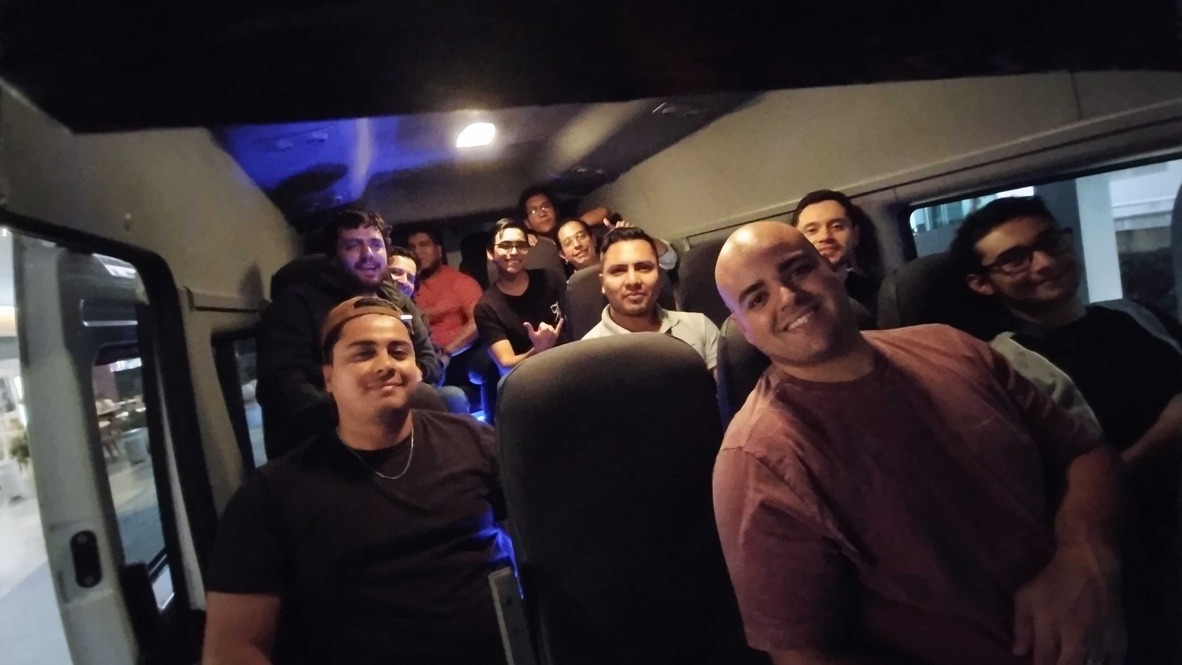
#> input picture entrada/mexico.jpeg, 1182 x 665 px; its folder holds only this picture in this run
$ python exercicio1.py
#> lines starting #> are read from the running program, lines starting #| are printed output that depends on the picture; after the words box and inside, x2 and y2 are one past the last pixel; in counts of white or black regions, pixels touching at a corner belong together
import os
import numpy as np
from PIL import Image
import matplotlib.pyplot as plt

# Constantes para os diretórios
PASTA_ENTRADA = "./entrada/"  # Pasta atual
PASTA_SAIDA = "./saida/"  # Pasta de saída

def calcular_limiar_otsu(histograma, total_pixels):
    """
    Implementação do algoritmo de Otsu para encontrar o limiar ótimo.
    """
    # Peso acumulado
    peso_soma = 0
    # Soma acumulada
    soma = 0
    # Valor máximo para variância entre classes
    variancia_max = 0
    # Limiar ótimo
    limiar = 0

    # Valores possíveis de intensidade (0-255)
    for i in range(256):
        # Peso da classe 1 (pixels com valor menor ou igual a i)
        peso_1 = peso_soma
        # Peso da classe 2 (pixels com valor maior que i)
        peso_2 = total_pixels - peso_1

        # Se uma das classes está vazia, continua para o próximo i
        if peso_1 == 0 or peso_2 == 0:
            peso_soma += histograma[i]
            soma += i * histograma[i]
            continue

        # Média da classe 1
        media_1 = soma / peso_1 if peso_1 > 0 else 0
        # Média da classe 2
        media_2 = (soma_total - soma) / peso_2 if peso_2 > 0 else 0

        # Variância entre classes
        variancia = peso_1 * peso_2 * ((media_1 - media_2) ** 2)

        # Atualiza o limiar se a variância atual é maior
        if variancia > variancia_max:
            variancia_max = variancia
            limiar = i

        # Atualiza o peso e a soma para o próximo i
        peso_soma += histograma[i]
        soma += i * histograma[i]

    return limiar

def processar_imagem(caminho_imagem, pasta_saida):
    """
    Processa uma imagem: converte para escala de cinza e aplica binarização de Otsu.
    """
#> called with caminho_imagem = './entrada/mexico.jpeg', pasta_saida = './saida/'
    # Carrega a imagem
    imagem = Image.open(caminho_imagem)
#> imagem is the input picture: PIL image 1182x665 RGB; mean R, G, B 54.8, 45.4, 47.8

    # Converte para escala de cinza
    imagem_cinza = imagem.convert('L')
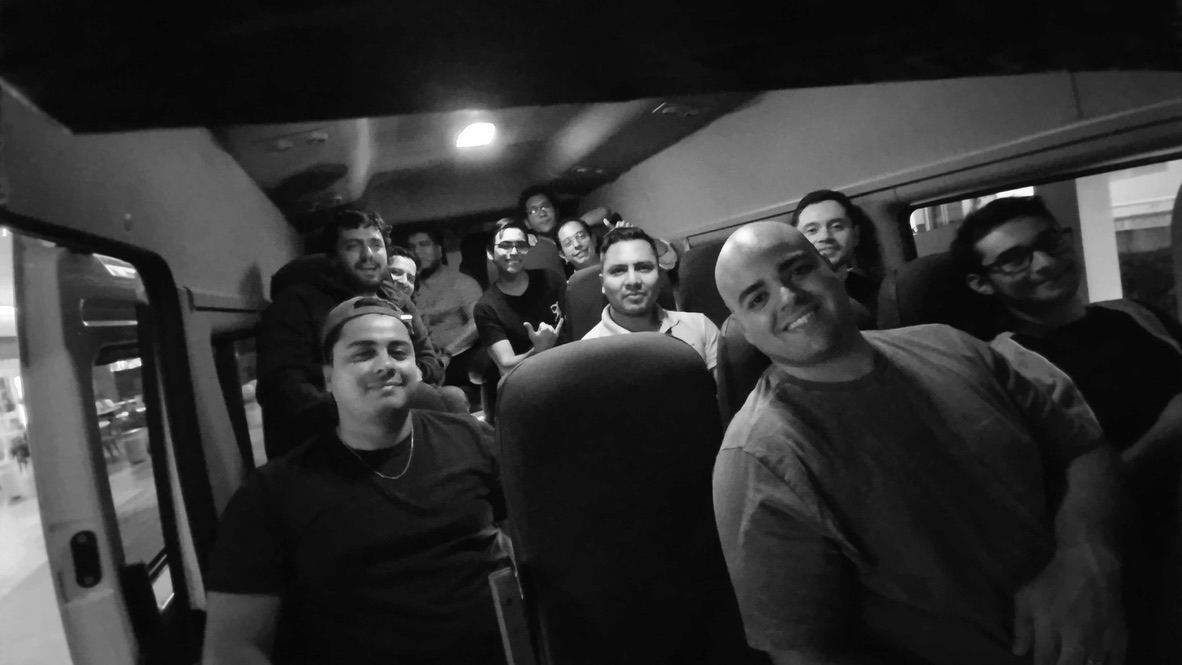
#> imagem_cinza: PIL image 1182x665 L; min 2, max 255, mean 48.5

    # Converte para numpy array para processamento
    img_array = np.array(imagem_cinza)

    # Calcula o histograma
    histograma = np.zeros(256, dtype=int)
    altura, largura = img_array.shape
#> altura = 665; largura = 1182
    total_pixels = altura * largura
#> total_pixels = 786030

    for y in range(altura):
        for x in range(largura):
            histograma[img_array[y, x]] += 1

    # Cálculo de soma total para Otsu
    global soma_total
    soma_total = 0
    for i in range(256):
        soma_total += i * histograma[i]
#> after the loop, soma_total = 38140367

    # Calcula o limiar usando o algoritmo de Otsu
    limiar = calcular_limiar_otsu(histograma, total_pixels)
#> limiar = 71

    # Aplica binarização usando o limiar calculado
    imagem_binaria = np.zeros_like(img_array)
    for y in range(altura):
        for x in range(largura):
            if img_array[y, x] > limiar:
                imagem_binaria[y, x] = 255
            else:
                imagem_binaria[y, x] = 0
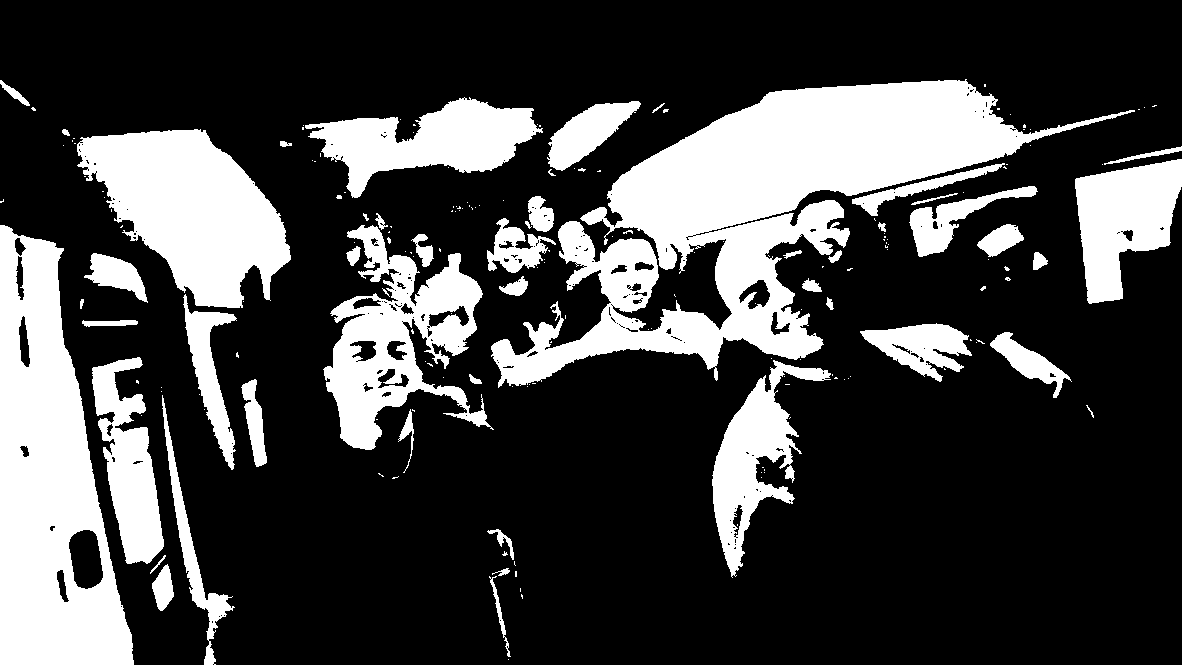
#> imagem_binaria: shape (665, 1182); 26.1% white; 192 white regions (141 under 20 px), largest, box (x1, y1, x2, y2) and area: (491, 79, 1135, 388) 63431, (0, 225, 134, 665) 36441, (77, 129, 291, 308) 22541

    # Obtém o nome do arquivo sem o caminho completo
    nome_arquivo = os.path.basename(caminho_imagem)
    base_nome, extensao = os.path.splitext(nome_arquivo)

    # Salva as imagens processadas
    Image.fromarray(img_array).save(os.path.join(pasta_saida, f"{base_nome}_cinza{extensao}"))
    Image.fromarray(imagem_binaria).save(os.path.join(pasta_saida, f"{base_nome}_binaria{extensao}"))

    # Opcional: visualização dos resultados
    plt.figure(figsize=(15, 5))
    plt.subplot(131)
    plt.title('Original')
    plt.imshow(imagem)

    plt.subplot(132)
    plt.title('Escala de Cinza')
    plt.imshow(img_array, cmap='gray')

    plt.subplot(133)
    plt.title(f'Binária (Otsu, limiar={limiar})')
    plt.imshow(imagem_binaria, cmap='gray')

    plt.tight_layout()
    plt.savefig(os.path.join(pasta_saida, f"{base_nome}_comparacao.png"))
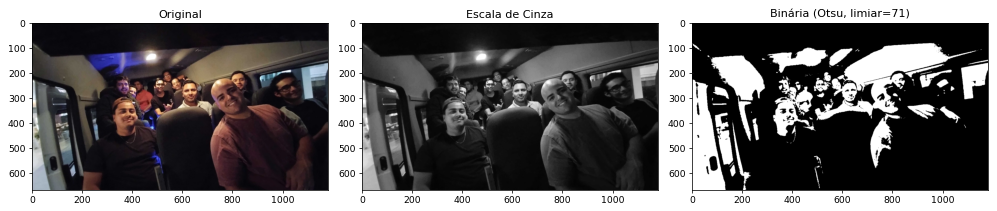
#> figure drawn by matplotlib, 3 panels
    plt.close()

def main():
    print("Iniciando processamento de imagens...")

    # Cria a pasta de saída se não existir
    if not os.path.exists(PASTA_SAIDA):
        os.makedirs(PASTA_SAIDA)
        print(f"Pasta de saída criada: {PASTA_SAIDA}")

    # Lista todos os arquivos na pasta
    arquivos = os.listdir(PASTA_ENTRADA)

    # Filtra apenas arquivos JPG e PNG
    extensoes_validas = ['.jpg', '.jpeg', '.png']
    imagens = [arquivo for arquivo in arquivos if os.path.isfile(os.path.join(PASTA_ENTRADA, arquivo)) and
                os.path.splitext(arquivo.lower())[1] in extensoes_validas]

    print(f"Encontradas {len(imagens)} imagens para processar.")

    # Processa cada imagem
    for i, imagem in enumerate(imagens):
        caminho_completo = os.path.join(PASTA_ENTRADA, imagem)
        print(f"Processando imagem {i+1}/{len(imagens)}: {imagem}")
        processar_imagem(caminho_completo, PASTA_SAIDA)

    print("Processamento concluído! Todas as imagens foram salvas na pasta 'output'.")

if __name__ == "__main__":
    main()
